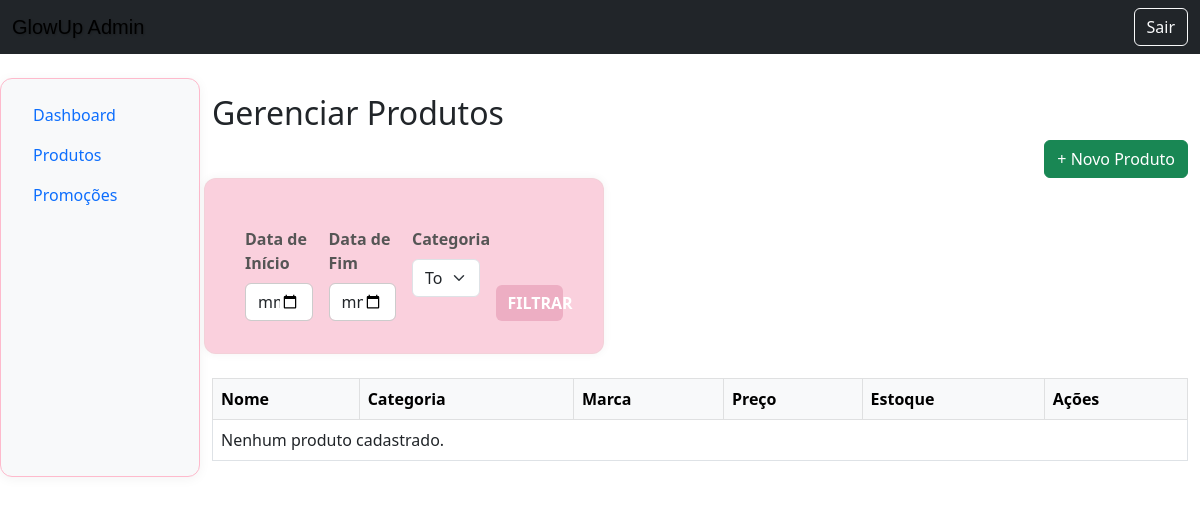
The app's page /painel/produtos/, older data.
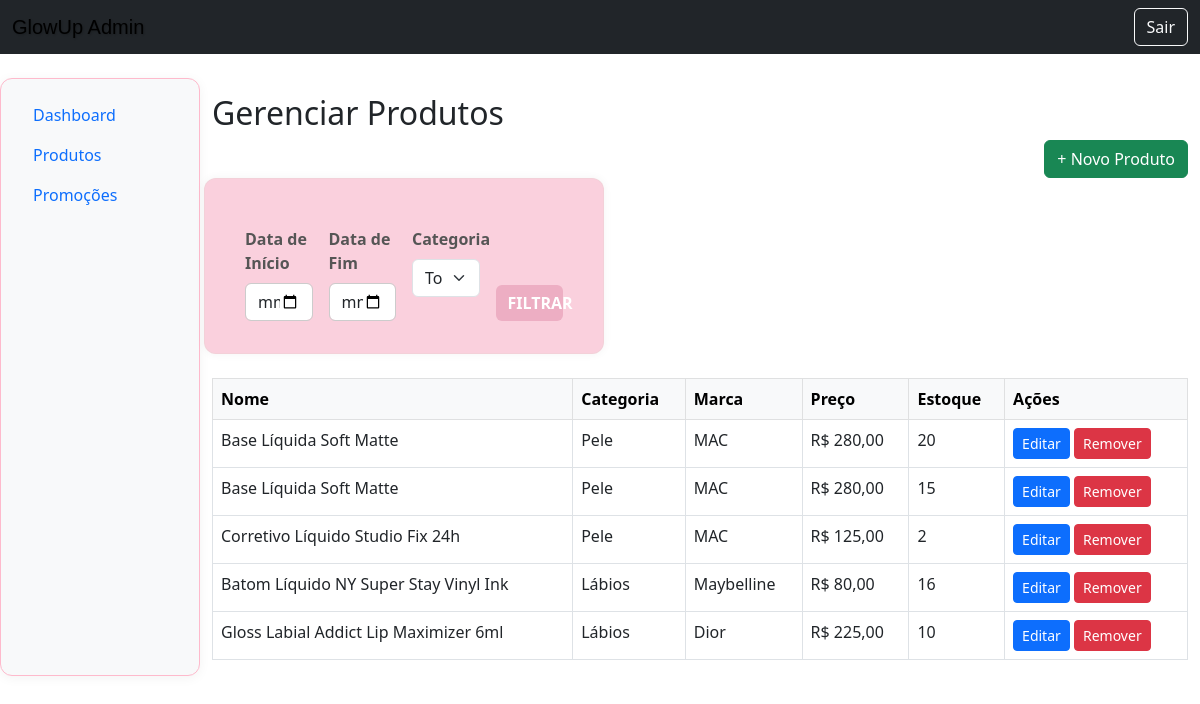
The same page, newer data.
### produtos/models.py (models this page shows, shortened)
class Produto(models.Model):
    nome = models.CharField(max_length=100)
    categoria = models.ForeignKey(Categoria, on_delete=models.CASCADE)
    subcategoria = models.ForeignKey(Subcategoria, on_delete=models.CASCADE)
    marca = models.CharField(max_length=100)
    preco = models.DecimalField(max_digits=8, decimal_places=2)
    validade = models.DateField()
    cor = models.CharField(max_length=50)
    estoque = models.IntegerField()
    imagem = models.ImageField(upload_to='produtos/')

class Categoria(models.Model):
    nome = models.CharField(max_length=100)
    pai = models.ForeignKey('self', on_delete=models.CASCADE, null=True, blank=True, related_name='subcategorias')

### administracao/views.py (the view)
# urls.py: path('produtos/', views.produtos, name='admin_produtos'),
def produtos(request):
    data_inicio = request.GET.get('data_inicio')
    data_fim = request.GET.get('data_fim')
    categoria_id = request.GET.get('categoria')
    produtos = Produto.objects.all()
    if data_inicio and data_fim:
        produtos = produtos.filter(validade__range=[data_inicio, data_fim])
    if categoria_id and categoria_id != '':
        produtos = produtos.filter(categoria__id=categoria_id)
    categorias = Categoria.objects.all()
    return render(request, 'administracao/produtos.html', {
        'produtos': produtos,
        'categorias': categorias,
        'filtro_data_inicio': data_inicio,
        'filtro_data_fim': data_fim,
        'filtro_categoria': int(categoria_id) if categoria_id else '',
    })

### administracao/templates/administracao/produtos.html (shortened to what this page needs)
{% extends 'base_admin.html' %}
{% block content %}
  <h2 class="mt-3">Gerenciar Produtos</h2>
  <div class="text-end mb-3">
    <a href="{% url 'novo_produto' %}" class="btn btn-success">+ Novo Produto</a>
  </div>
    <form method="get" class="row g-3 mb-4">
    <div class="col-md-3">
      <label class="form-label">Data de Início</label>
      <input type="date" name="data_inicio" class="form-control" value="{{ filtro_data_inicio }}">
    </div>
    <div class="col-md-3">
      <label class="form-label">Data de Fim</label>
      <input type="date" name="data_fim" class="form-control" value="{{ filtro_data_fim }}">
    </div>
    <div class="col-md-3">
      <label class="form-label">Categoria</label>
      <select name="categoria" class="form-select">
        <option value="">Todas</option>
      </select>
    </div>
    <div class="col-md-3 d-flex align-items-end">
      <button type="submit" class="btn btn-primary w-100">Filtrar</button>
    </div>
  </form>
  <table class="table table-bordered table-hover">
    <thead class="table-light">
      <tr>
        <th>Nome</th>
        <th>Categoria</th>
        <th>Marca</th>
        <th>Preço</th>
        <th>Estoque</th>
        <th>Ações</th>
      </tr>
    </thead>
    <tbody>
      {% for produto in produtos %}
      <tr>
        <td>{{ produto.nome }}</td>
        <td>{{ produto.categoria.nome }}</td>
        <td>{{ produto.marca }}</td>
        <td>R$ {{ produto.preco }}</td>
        <td>{{ produto.estoque }}</td>
        <td>
          <a href="{% url 'editar_produto' produto.id %}" class="btn btn-sm btn-primary">Editar</a>
          <a href="{% url 'remover_produto' produto.id %}" class="btn btn-sm btn-danger" onclick="return confirm('Tem certeza que deseja remover?')">Remover</a>
        </td>
      </tr>
      {% empty %}
      <tr>
        <td colspan="6">Nenhum produto cadastrado.</td>
      </tr>
      {% endfor %}
    </tbody>
  </table>
{% endblock %}

Row changes from the older to the newer data that the page shows:
added Produto: nome "Base Líquida Soft Matte", categoria.nome "Pele", marca "MAC", preco "280,00", estoque "20"
added Produto: nome "Base Líquida Soft Matte", categoria.nome "Pele", marca "MAC", preco "280,00", estoque "15"
added Produto: nome "Corretivo Líquido Studio Fix 24h", categoria.nome "Pele", marca "MAC", preco "125,00", estoque "2"
added Produto: nome "Batom Líquido NY Super Stay Vinyl Ink", categoria.nome "Lábios", marca "Maybelline", preco "80,00", estoque "16"
added Produto: nome "Gloss Labial Addict Lip Maximizer 6ml", categoria.nome "Lábios", marca "Dior", preco "225,00", estoque "10"
Text that changed along with them:
text no longer shown: "Nenhum produto cadastrado."
